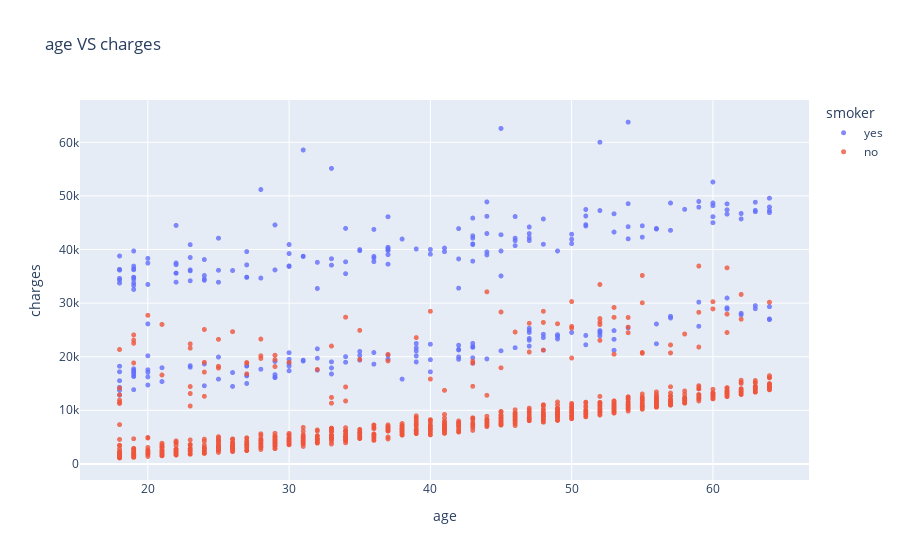

Source (notebook cell):
### Code cell
fig = px.scatter(df,
                 x='age',
                 y= 'charges',
                 color= 'smoker',
                 opacity =0.8,
                  hover_data = ['sex'],
                 title= 'age VS charges')
fig.update_traces(marker_size=5)
fig.show()
fig.write_image("age_vs_charges.png")

### Figure 1 — Plotly figure (JSON) as saved in the notebook; plotly's stock layout.template omitted (floating-point values rounded to 4 significant figures; data arrays with more than 128 entries replaced by an {"elided": "..."} marker saying what was removed)
{"data": [{"customdata": {"elided": "274x1 str values"}, "hovertemplate": "smoker=yes<br>age=%{x}<br>charges=%{y}<br>sex=%{customdata[0]}<extra></extra>", "legendgroup": "yes", "marker": {"color": "#636efa", "opacity": 0.8, "size": 5, "symbol": "circle"}, "mode": "markers", "name": "yes", "showlegend": true, "type": "scattergl", "x": {"elided": "274 int values"}, "xaxis": "x", "y": {"elided": "274 float values"}, "yaxis": "y"}, {"customdata": {"elided": "1064x1 str values"}, "hovertemplate": "smoker=no<br>age=%{x}<br>charges=%{y}<br>sex=%{customdata[0]}<extra></extra>", "legendgroup": "no", "marker": {"color": "#EF553B", "opacity": 0.8, "size": 5, "symbol": "circle"}, "mode": "markers", "name": "no", "showlegend": true, "type": "scattergl", "x": {"elided": "1064 int values"}, "xaxis": "x", "y": {"elided": "1064 float values"}, "yaxis": "y"}], "layout": {"autosize": true, "legend": {"title": {"text": "smoker"}, "tracegroupgap": 0}, "title": {"text": "age VS charges"}, "xaxis": {"anchor": "y", "autorange": true, "domain": [0, 1], "range": [15.2, 66.8], "title": {"text": "age"}, "type": "linear"}, "yaxis": {"anchor": "x", "autorange": true, "domain": [0, 1], "range": [-3755.0, 68650.0], "title": {"text": "charges"}, "type": "linear"}}}
